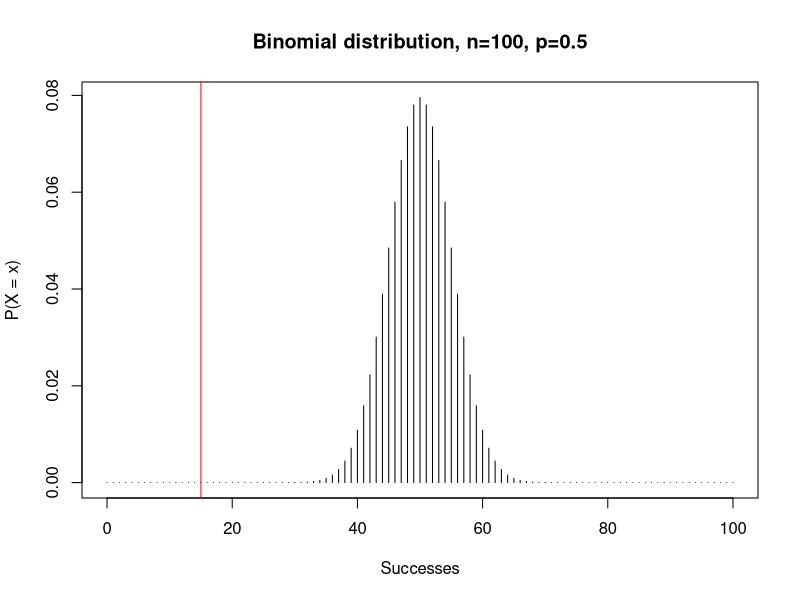
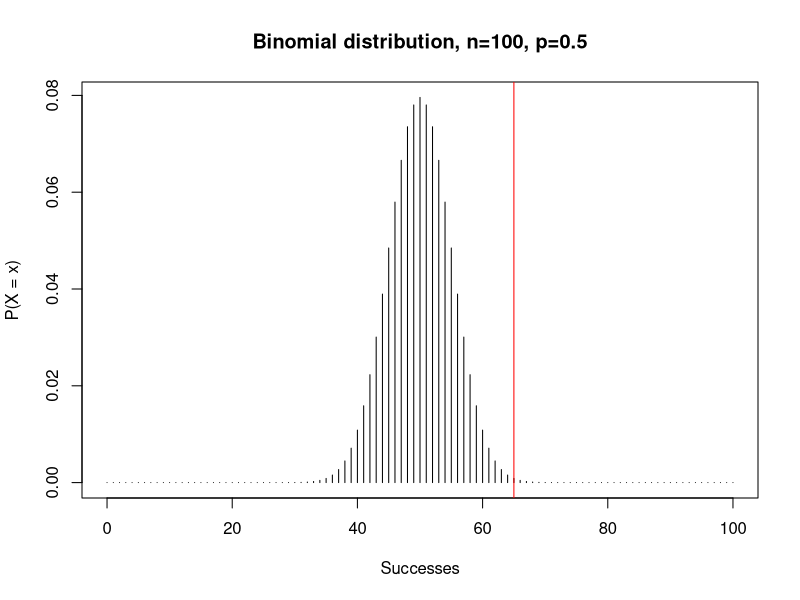

Reproduce these figures in R, in order.
## ---- chunk 1
knitr::opts_chunk$set(echo = TRUE)
options(scipen = 999)
## ---- chunk 2
binom_summary <- function(successes, trials, prob,
                          main = NULL, xlab = "Successes", ylab = "P(X = x)") {
  # Annotate plot.
  param_str <- paste0(", n=", trials, ", p=", prob)
  main <- ifelse(is.null(main), paste0("Binomial distribution", param_str),
                 paste0(main, param_str))

  plot(0:trials, dbinom(0:trials, trials, prob = prob),
     xlab = xlab,
     ylab = ylab,
     type = "h",
     main = main)
  abline(v = successes, col = "red")
  
  mu <- trials * prob
  sigma <- sqrt(trials * prob * (1 - prob))
  is_normal_approx <- trials * prob >= 10 & trials * (1 - prob) >= 10

  print(paste0("mu: ", mu))
  print(paste0("sigma: ", sigma))
  
  print(paste0("Trials: ", trials))
  print(paste0("Successes: ", successes))

  prob.exact <- dbinom(successes, trials, prob)
  
  prob.cumulative.lt <- pbinom(successes - 1, trials, prob)
  # Normal approximation
  prob.cumulative.lt.approx <- pnorm(successes, mu, sigma)
  # Normal approximation with continuity correction.
  prob.cumulative.lt.approx.corr <- pnorm(successes - 0.5, mu, sigma)
  
  prob.cumulative.le <- pbinom(successes, trials, prob)
  # Normal approximation
  prob.cumulative.le.approx <- pnorm(successes, mu, sigma)
  # Normal approximation with continuity correction.
  prob.cumulative.le.approx.corr <- pnorm(successes + 0.5, mu, sigma)
  
  prob.cumulative.gt <- pbinom(successes, trials, prob, lower.tail = F)
  # Normal approximation
  prob.cumulative.gt.approx <- pnorm(successes, mu, sigma, lower.tail = F)
  # Normal approximation with continuity correction.
  prob.cumulative.gt.approx.corr <- pnorm(successes + 0.5, mu, sigma, lower.tail = F)

  prob.cumulative.ge <- pbinom(successes - 1, trials, prob, lower.tail = F)
  # Normal approximation
  prob.cumulative.ge.approx <- pnorm(successes, mu, sigma, lower.tail = F)
  # Normal approximation with continuity correction.
  prob.cumulative.ge.approx.corr <- pnorm(successes - 0.5, mu, sigma, lower.tail = F)

  print(paste0("Binomial probability. P(X=x): ", round(prob.exact, 4)))

  print(paste0("Cumulative probability. P(X<x): ", round(prob.cumulative.lt, 4)))
  if (is_normal_approx) {
    print(paste0("    Normal approximation. P(X<x): ",
                 round(prob.cumulative.lt.approx, 4)))
    print(paste0("    Normal approximation w/ continuity correction. P(<x): ",
                 round(prob.cumulative.lt.approx.corr, 4)))
  }
  
  print(paste0("Cumulative probability. P(X<=x): ", round(prob.cumulative.le, 4)))
  if (is_normal_approx) {
    print(paste0("    Normal approximation. P(X<=x): ",
                 round(prob.cumulative.le.approx, 4)))
    print(paste0("    Normal approximation w/ continuity correction. P(<=x): ",
                 round(prob.cumulative.le.approx.corr, 4)))
  }
  
  print(paste0("Cumulative probability. P(X>x): ", round(prob.cumulative.gt, 4)))
  if (is_normal_approx) {
    print(paste0("    Normal approximation. P(X>x): ",
                 round(prob.cumulative.gt.approx, 4)))
    print(paste0("    Normal approximation w/ continuity correction. P(X>x): ",
                 round(prob.cumulative.gt.approx.corr, 4)))
  }

    print(paste0("Cumulative probability. P(X>=x): ", round(prob.cumulative.ge, 4)))
  if (is_normal_approx) {
    print(paste0("    Normal approximation. P(X>=x): ",
                 round(prob.cumulative.ge.approx, 4)))
    print(paste0("    Normal approximation w/ continuity correction. P(X>=x): ",
                 round(prob.cumulative.ge.approx.corr, 4)))
  }
}
## ---- chunk 3
binom_summary(15, 100, 0.5)
## ---- chunk 4
binom_summary(50 + 15, 100, 0.5)
